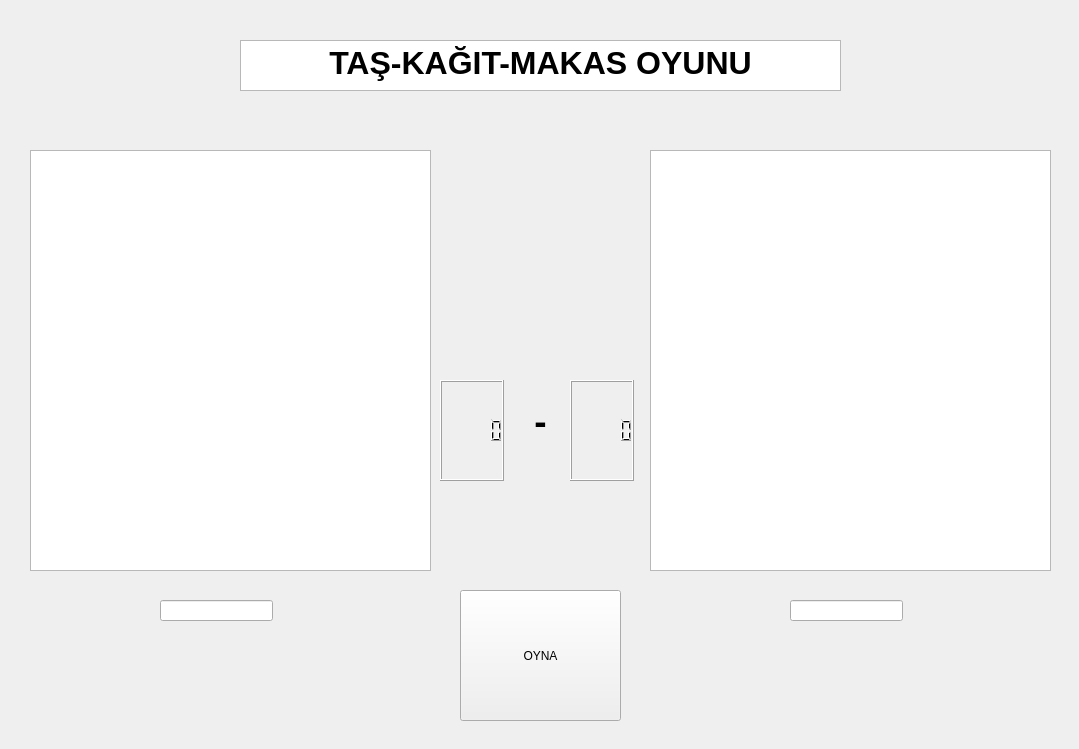
<?xml version="1.0" encoding="UTF-8"?>
<ui version="4.0">
 <class>Form</class>
 <widget class="QWidget" name="Form">
  <property name="geometry">
   <rect>
    <x>0</x>
    <y>0</y>
    <width>1079</width>
    <height>749</height>
   </rect>
  </property>
  <property name="windowTitle">
   <string>Form</string>
  </property>
  <widget class="QLabel" name="label">
   <property name="geometry">
    <rect>
     <x>-20</x>
     <y>-30</y>
     <width>1131</width>
     <height>821</height>
    </rect>
   </property>
   <property name="text">
    <string/>
   </property>
   <property name="pixmap">
    <pixmap>1000_F_115575013_bGdWptTXmcWnYIYT3W9JyDWi4mTQHyGj.jpg</pixmap>
   </property>
   <property name="scaledContents">
    <bool>true</bool>
   </property>
  </widget>
  <widget class="QGraphicsView" name="aigoruntu">
   <property name="geometry">
    <rect>
     <x>30</x>
     <y>150</y>
     <width>401</width>
     <height>421</height>
    </rect>
   </property>
  </widget>
  <widget class="QGraphicsView" name="kullanicigoruntu">
   <property name="geometry">
    <rect>
     <x>650</x>
     <y>150</y>
     <width>401</width>
     <height>421</height>
    </rect>
   </property>
  </widget>
  <widget class="QPushButton" name="oyna">
   <property name="geometry">
    <rect>
     <x>460</x>
     <y>590</y>
     <width>161</width>
     <height>131</height>
    </rect>
   </property>
   <property name="text">
    <string>OYNA</string>
   </property>
  </widget>
  <widget class="QLineEdit" name="ai">
   <property name="geometry">
    <rect>
     <x>160</x>
     <y>600</y>
     <width>113</width>
     <height>21</height>
    </rect>
   </property>
  </widget>
  <widget class="QLineEdit" name="kullanici">
   <property name="geometry">
    <rect>
     <x>790</x>
     <y>600</y>
     <width>113</width>
     <height>21</height>
    </rect>
   </property>
  </widget>
  <widget class="QTextEdit" name="textEdit">
   <property name="geometry">
    <rect>
     <x>240</x>
     <y>40</y>
     <width>601</width>
     <height>51</height>
    </rect>
   </property>
   <property name="html">
    <string>&lt;!DOCTYPE HTML PUBLIC &quot;-//W3C//DTD HTML 4.0//EN&quot; &quot;http://www.w3.org/TR/REC-html40/strict.dtd&quot;&gt;
&lt;html&gt;&lt;head&gt;&lt;meta name=&quot;qrichtext&quot; content=&quot;1&quot; /&gt;&lt;style type=&quot;text/css&quot;&gt;
p, li { white-space: pre-wrap; }
&lt;/style&gt;&lt;/head&gt;&lt;body style=&quot; font-family:'MS Shell Dlg 2'; font-size:8.25pt; font-weight:400; font-style:normal;&quot;&gt;
&lt;p align=&quot;center&quot; style=&quot; margin-top:0px; margin-bottom:0px; margin-left:0px; margin-right:0px; -qt-block-indent:0; text-indent:0px;&quot;&gt;&lt;span style=&quot; font-size:24pt; font-weight:600;&quot;&gt;TAŞ-KAĞIT-MAKAS OYUNU&lt;/span&gt;&lt;/p&gt;&lt;/body&gt;&lt;/html&gt;</string>
   </property>
  </widget>
  <widget class="QLabel" name="label_2">
   <property name="geometry">
    <rect>
     <x>510</x>
     <y>400</y>
     <width>61</width>
     <height>41</height>
    </rect>
   </property>
   <property name="text">
    <string>&lt;html&gt;&lt;head/&gt;&lt;body&gt;&lt;p align=&quot;center&quot;&gt;&lt;span style=&quot; font-size:28pt; font-weight:600;&quot;&gt;-&lt;/span&gt;&lt;/p&gt;&lt;/body&gt;&lt;/html&gt;</string>
   </property>
  </widget>
  <widget class="QLCDNumber" name="aiskor">
   <property name="geometry">
    <rect>
     <x>440</x>
     <y>380</y>
     <width>64</width>
     <height>101</height>
    </rect>
   </property>
  </widget>
  <widget class="QLCDNumber" name="kullaniciskor">
   <property name="geometry">
    <rect>
     <x>570</x>
     <y>380</y>
     <width>64</width>
     <height>101</height>
    </rect>
   </property>
  </widget>
 </widget>
 <resources/>
 <connections/>
</ui>
